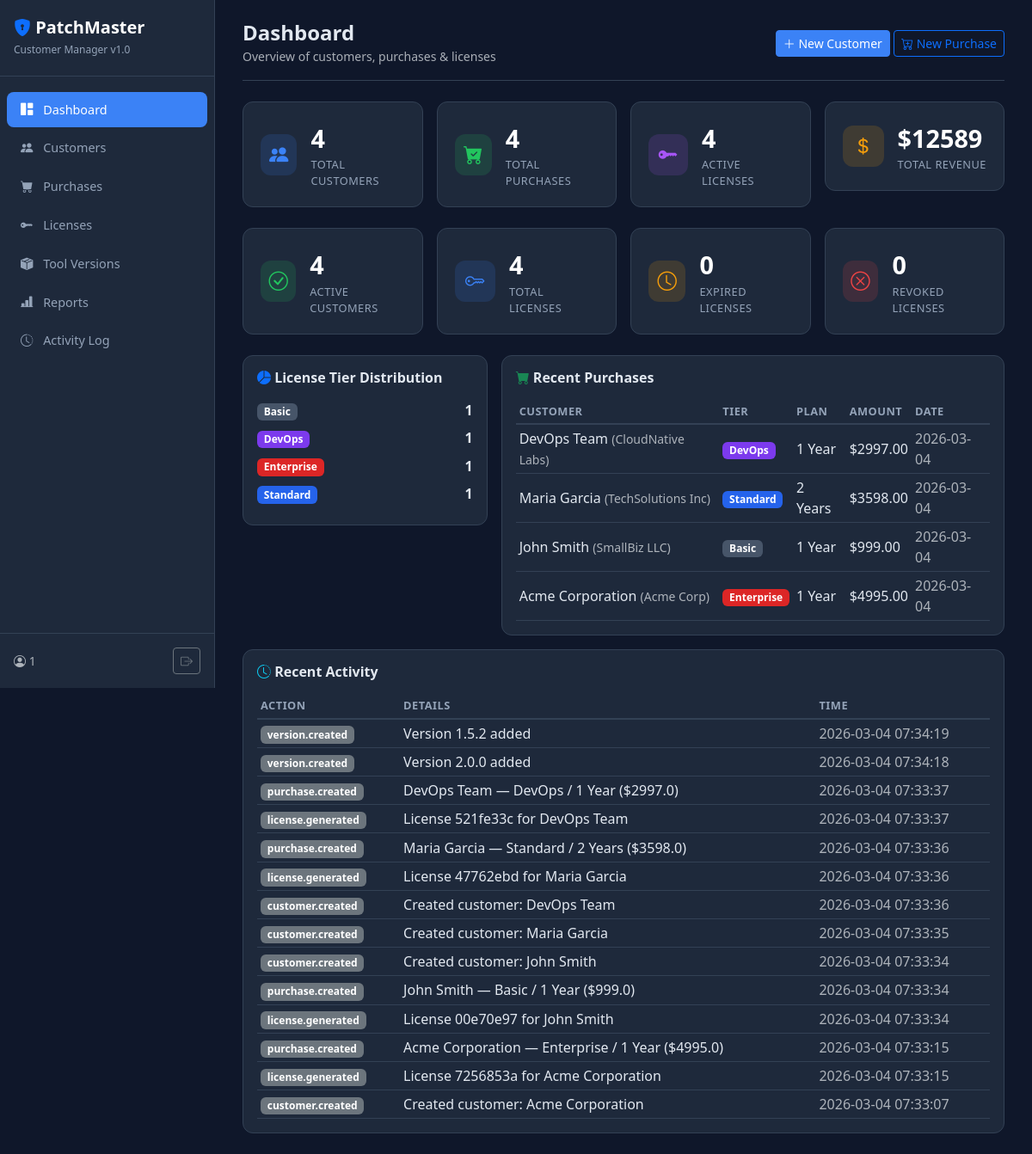
Page / (signed in) on the committed database.
### tables this page shows
CREATE TABLE purchases (
            id              INTEGER PRIMARY KEY AUTOINCREMENT,
            customer_id     INTEGER NOT NULL REFERENCES customers(id) ON DELETE CASCADE,
            tier            TEXT    NOT NULL,
            plan            TEXT    NOT NULL,
            max_hosts       INTEGER NOT NULL DEFAULT 0,
            amount          REAL    NOT NULL DEFAULT 0,
            currency        TEXT    NOT NULL DEFAULT 'USD',
            payment_method  TEXT    NOT NULL DEFAULT '',
            payment_ref     TEXT    NOT NULL DEFAULT '',
            status          TEXT    NOT NULL DEFAULT 'completed',
            notes           TEXT    NOT NULL DEFAULT '',
            purchased_at    TEXT    NOT NULL DEFAULT (datetime('now')),
            created_at      TEXT    NOT NULL DEFAULT (datetime('now'))
        );

CREATE TABLE customers (
            id          INTEGER PRIMARY KEY AUTOINCREMENT,
            name        TEXT    NOT NULL,
            email       TEXT    NOT NULL,
            company     TEXT    NOT NULL DEFAULT '',
            phone       TEXT    NOT NULL DEFAULT '',
            address     TEXT    NOT NULL DEFAULT '',
            notes       TEXT    NOT NULL DEFAULT '',
            status      TEXT    NOT NULL DEFAULT 'active',
            created_at  TEXT    NOT NULL DEFAULT (datetime('now')),
            updated_at  TEXT    NOT NULL DEFAULT (datetime('now'))
        );

CREATE TABLE activity_log (
            id          INTEGER PRIMARY KEY AUTOINCREMENT,
            action      TEXT    NOT NULL,
            entity_type TEXT    NOT NULL DEFAULT '',
            entity_id   INTEGER,
            details     TEXT    NOT NULL DEFAULT '',
            created_at  TEXT    NOT NULL DEFAULT (datetime('now'))
        );

### app.py (the view)
@app.route("/")
@login_required
def dashboard():
    db = get_db()
    stats = {
        "total_customers": db.execute("SELECT COUNT(*) FROM customers").fetchone()[0],
        "active_customers": db.execute("SELECT COUNT(*) FROM customers WHERE status='active'").fetchone()[0],
        "total_purchases": db.execute("SELECT COUNT(*) FROM purchases").fetchone()[0],
        "total_revenue": db.execute("SELECT COALESCE(SUM(amount),0) FROM purchases WHERE status='completed'").fetchone()[0],
        "total_licenses": db.execute("SELECT COUNT(*) FROM licenses").fetchone()[0],
        "active_licenses": db.execute("SELECT COUNT(*) FROM licenses WHERE is_revoked=0 AND expires_at > datetime('now')").fetchone()[0],
        "expired_licenses": db.execute("SELECT COUNT(*) FROM licenses WHERE is_revoked=0 AND expires_at <= datetime('now')").fetchone()[0],
        "revoked_licenses": db.execute("SELECT COUNT(*) FROM licenses WHERE is_revoked=1").fetchone()[0],
    }
    tier_dist = db.execute(
        "SELECT tier, COUNT(*) as cnt FROM licenses WHERE is_revoked=0 GROUP BY tier"
    ).fetchall()
    recent = db.execute(
        "SELECT * FROM activity_log ORDER BY created_at DESC LIMIT 15"
    ).fetchall()
    recent_purchases = db.execute("""
        SELECT p.*, c.name as customer_name, c.company
        FROM purchases p JOIN customers c ON p.customer_id = c.id
        ORDER BY p.purchased_at DESC LIMIT 10
    """).fetchall()
    return render_template("dashboard.html", stats=stats, tier_dist=tier_dist,
                           recent=recent, recent_purchases=recent_purchases,
                           tiers=TIERS, plans=PLANS)

### app.py (called while the page is built)
def get_db():
    if "db" not in g:
        g.db = sqlite3.connect(DB_PATH)
        g.db.row_factory = sqlite3.Row
        g.db.execute("PRAGMA journal_mode=WAL")
        g.db.execute("PRAGMA foreign_keys=ON")
    return g.db

@app.context_processor
def inject_now():
    return {"now": datetime.utcnow().strftime("%Y-%m-%dT%H:%M:%SZ")}

def login_required(f):
    @wraps(f)
    def decorated(*args, **kwargs):
        if not session.get("logged_in"):
            return redirect(url_for("login"))
        return f(*args, **kwargs)
    return decorated

### templates/dashboard.html (shortened to what this page needs)
{% extends "base.html" %}
{% block content %}
<div class="topbar">
  <div>
    <h4 class="mb-0 fw-bold">Dashboard</h4>
    <small class="text-muted">Overview of customers, purchases & licenses</small>
  </div>
  <div>
    <a href="{{ url_for('customer_new') }}" class="btn btn-primary btn-sm"><i class="bi bi-plus-lg"></i> New Customer</a>
    <a href="{{ url_for('purchase_new') }}" class="btn btn-outline-primary btn-sm"><i class="bi bi-cart-plus"></i> New Purchase</a>
  </div>
</div>
<div class="row g-3 mb-4">
  <div class="col-md-3">
    <div class="stat-card">
      <div class="d-flex align-items-center gap-3">
        <div class="stat-icon" style="background:rgba(59,130,246,0.15);color:#3b82f6">
          <i class="bi bi-people-fill"></i>
        </div>
        <div>
          <div class="stat-value">{{ stats.total_customers }}</div>
          <div class="stat-label">Total Customers</div>
        </div>
      </div>
    </div>
  </div>
  <div class="col-md-3">
    <div class="stat-card">
      <div class="d-flex align-items-center gap-3">
        <div class="stat-icon" style="background:rgba(34,197,94,0.15);color:#22c55e">
          <i class="bi bi-cart-check-fill"></i>
        </div>
        <div>
          <div class="stat-value">{{ stats.total_purchases }}</div>
          <div class="stat-label">Total Purchases</div>
        </div>
      </div>
    </div>
  </div>
  <div class="col-md-3">
    <div class="stat-card">
      <div class="d-flex align-items-center gap-3">
        <div class="stat-icon" style="background:rgba(168,85,247,0.15);color:#a855f7">
          <i class="bi bi-key-fill"></i>
        </div>
        <div>
          <div class="stat-value">{{ stats.active_licenses }}</div>
          <div class="stat-label">Active Licenses</div>
        </div>
      </div>
    </div>
  </div>
  <div class="col-md-3">
    <div class="stat-card">
      <div class="d-flex align-items-center gap-3">
        <div class="stat-icon" style="background:rgba(245,158,11,0.15);color:#f59e0b">
          <i class="bi bi-currency-dollar"></i>
        </div>
        <div>
          <div class="stat-value">${{ "%.0f"|format(stats.total_revenue) }}</div>
          <div class="stat-label">Total Revenue</div>
        </div>
      </div>
    </div>
  </div>
</div>
<div class="row g-3 mb-4">
  <div class="col-md-3">
    <div class="stat-card">
      <div class="d-flex align-items-center gap-3">
        <div class="stat-icon" style="background:rgba(34,197,94,0.15);color:#22c55e"><i class="bi bi-check-circle"></i></div>
        <div><div class="stat-value">{{ stats.active_customers }}</div><div class="stat-label">Active Customers</div></div>
      </div>
    </div>
  </div>
  <div class="col-md-3">
    <div class="stat-card">
      <div class="d-flex align-items-center gap-3">
        <div class="stat-icon" style="background:rgba(59,130,246,0.15);color:#3b82f6"><i class="bi bi-key"></i></div>
        <div><div class="stat-value">{{ stats.total_licenses }}</div><div class="stat-label">Total Licenses</div></div>
      </div>
    </div>
  </div>
  <div class="col-md-3">
    <div class="stat-card">
      <div class="d-flex align-items-center gap-3">
        <div class="stat-icon" style="background:rgba(245,158,11,0.15);color:#f59e0b"><i class="bi bi-clock"></i></div>
        <div><div class="stat-value">{{ stats.expired_licenses }}</div><div class="stat-label">Expired Licenses</div></div>
      </div>
    </div>
  </div>
  <div class="col-md-3">
    <div class="stat-card">
      <div class="d-flex align-items-center gap-3">
        <div class="stat-icon" style="background:rgba(239,68,68,0.15);color:#ef4444"><i class="bi bi-x-circle"></i></div>
        <div><div class="stat-value">{{ stats.revoked_licenses }}</div><div class="stat-label">Revoked Licenses</div></div>
      </div>
    </div>
  </div>
</div>
<div class="row g-3">
  <div class="col-md-4">
    <div class="card-dark p-3">
      <h6 class="fw-bold mb-3"><i class="bi bi-pie-chart-fill text-primary"></i> License Tier Distribution</h6>
      {% if tier_dist %}
        {% for row in tier_dist %}
          <div class="d-flex justify-content-between align-items-center mb-2">
            <span><span class="badge badge-tier-{{ row['tier'] }}">{{ tiers[row['tier']]['label'] }}</span></span>
            <span class="fw-bold">{{ row['cnt'] }}</span>
          </div>
        {% endfor %}
      {% else %}
        <p class="text-muted small mb-0">No licenses yet.</p>
      {% endif %}
    </div>
  </div>
  <div class="col-md-8">
    <div class="card-dark p-3">
      <h6 class="fw-bold mb-3"><i class="bi bi-cart-fill text-success"></i> Recent Purchases</h6>
      {% if recent_purchases %}
        <div class="table-responsive">
          <table class="table table-dark-custom table-sm mb-0">
            <thead><tr><th>Customer</th><th>Tier</th><th>Plan</th><th>Amount</th><th>Date</th></tr></thead>
            <tbody>
              {% for p in recent_purchases %}
              <tr>
                <td>{{ p['customer_name'] }}{% if p['company'] %} <small class="text-muted">({{ p['company'] }})</small>{% endif %}</td>
                <td><span class="badge badge-tier-{{ p['tier'] }}">{{ tiers[p['tier']]['label'] }}</span></td>
                <td>{{ plans[p['plan']]['label'] }}</td>
                <td>${{ "%.2f"|format(p['amount']) }}</td>
                <td class="text-muted">{{ p['purchased_at'][:10] }}</td>
              </tr>
              {% endfor %}
            </tbody>
          </table>
        </div>
      {% else %}
        <p class="text-muted small mb-0">No purchases yet.</p>
      {% endif %}
    </div>
  </div>
</div>
<div class="card-dark p-3 mt-3">
  <h6 class="fw-bold mb-3"><i class="bi bi-clock-history text-info"></i> Recent Activity</h6>
  {% if recent %}
    <div class="table-responsive">
      <table class="table table-dark-custom table-sm mb-0">
        <thead><tr><th>Action</th><th>Details</th><th>Time</th></tr></thead>
        <tbody>
          {% for log in recent %}
          <tr>
            <td><span class="badge bg-secondary">{{ log['action'] }}</span></td>
            <td>{{ log['details'] }}</td>
            <td class="text-muted">{{ log['created_at'] }}</td>
          </tr>
          {% endfor %}
        </tbody>
      </table>
    </div>
  {% else %}
    <p class="text-muted small mb-0">No activity yet.</p>
  {% endif %}
</div>
{% endblock %}

### templates/base.html (shortened to what this page needs)
<!DOCTYPE html>
<html lang="en" data-bs-theme="dark">
<head>
  <link href="https://cdn.jsdelivr.net/npm/bootstrap@5.3.3/dist/css/bootstrap.min.css" rel="stylesheet">
  <link href="https://cdn.jsdelivr.net/npm/bootstrap-icons@1.11.3/font/bootstrap-icons.min.css" rel="stylesheet">
</head>
<body>
  <nav class="sidebar d-flex flex-column">
    <div class="brand">
      <h5><i class="bi bi-shield-lock-fill text-primary"></i> PatchMaster</h5>
      <small>Customer Manager v1.0</small>
    </div>
    <ul class="nav flex-column mt-3 flex-grow-1">
      <li class="nav-item">
        <a class="nav-link {% if request.endpoint == 'dashboard' %}active{% endif %}" href="{{ url_for('dashboard') }}">
          <i class="bi bi-grid-1x2-fill"></i> Dashboard
        </a>
      </li>
      <li class="nav-item">
        <a class="nav-link {% if 'customer' in request.endpoint|default('') %}active{% endif %}" href="{{ url_for('customers_list') }}">
          <i class="bi bi-people-fill"></i> Customers
        </a>
      </li>
      <li class="nav-item">
        <a class="nav-link {% if 'purchase' in request.endpoint|default('') %}active{% endif %}" href="{{ url_for('purchases_list') }}">
          <i class="bi bi-cart-fill"></i> Purchases
        </a>
      </li>
      <li class="nav-item">
        <a class="nav-link {% if 'license' in request.endpoint|default('') %}active{% endif %}" href="{{ url_for('licenses_list') }}">
          <i class="bi bi-key-fill"></i> Licenses
        </a>
      </li>
      <li class="nav-item">
        <a class="nav-link {% if 'version' in request.endpoint|default('') %}active{% endif %}" href="{{ url_for('versions_list') }}">
          <i class="bi bi-box-seam-fill"></i> Tool Versions
        </a>
      </li>
      <li class="nav-item">
        <a class="nav-link {% if request.endpoint == 'reports' %}active{% endif %}" href="{{ url_for('reports') }}">
          <i class="bi bi-bar-chart-line-fill"></i> Reports
        </a>
      </li>
      <li class="nav-item">
        <a class="nav-link {% if request.endpoint == 'activity_log' %}active{% endif %}" href="{{ url_for('activity_log') }}">
          <i class="bi bi-clock-history"></i> Activity Log
        </a>
      </li>
    </ul>
    <div class="p-3 border-top" style="border-color: #334155 !important;">
      <div class="d-flex align-items-center justify-content-between">
        <small class="text-muted"><i class="bi bi-person-circle"></i> {{ session.get('user', 'admin') }}</small>
        <a href="{{ url_for('logout') }}" class="btn btn-sm btn-outline-secondary"><i class="bi bi-box-arrow-right"></i></a>
      </div>
    </div>
  </nav>
  <div class="main-content">
    {% block content %}{% endblock %}
  </div>
</body>
</html>

### templates/base.html (style rules this page uses)
:root { --pm-blue: #3b82f6; --pm-green: #22c55e; --pm-red: #ef4444; --pm-yellow: #f59e0b; --pm-purple: #a855f7; }
body { background: #0f172a; color: #e2e8f0; font-family: 'Segoe UI', system-ui, sans-serif; }
.sidebar { width: 250px; min-height: 100vh; background: #1e293b; border-right: 1px solid #334155; position: fixed; top: 0; left: 0; z-index: 100; padding-top: 0; }
.sidebar .brand { padding: 1.25rem 1rem; border-bottom: 1px solid #334155; }
.sidebar .brand h5 { margin: 0; color: #fff; font-weight: 700; }
.sidebar .brand small { color: #94a3b8; font-size: 0.75rem; }
.sidebar .nav-link { color: #94a3b8; padding: 0.6rem 1rem; border-radius: 0.5rem; margin: 2px 8px; font-size: 0.9rem; transition: all 0.15s; }
.sidebar .nav-link.active { color: #fff; background: var(--pm-blue); }
.sidebar .nav-link i { width: 24px; text-align: center; margin-right: 8px; }
.main-content { margin-left: 250px; padding: 1.5rem 2rem; min-height: 100vh; }
.topbar { display: flex; justify-content: space-between; align-items: center; margin-bottom: 1.5rem; padding-bottom: 1rem; border-bottom: 1px solid #334155; }
.stat-card { background: #1e293b; border: 1px solid #334155; border-radius: 12px; padding: 1.25rem; transition: transform 0.15s; }
.stat-card .stat-icon { width: 48px; height: 48px; border-radius: 12px; display: flex; align-items: center; justify-content: center; font-size: 1.4rem; }
.stat-card .stat-value { font-size: 1.8rem; font-weight: 700; color: #fff; }
.stat-card .stat-label { font-size: 0.8rem; color: #94a3b8; text-transform: uppercase; letter-spacing: 0.5px; }
.card-dark { background: #1e293b; border: 1px solid #334155; border-radius: 12px; }
.table-dark-custom { --bs-table-bg: transparent; --bs-table-border-color: #334155; }
.table-dark-custom th { color: #94a3b8; font-weight: 600; font-size: 0.8rem; text-transform: uppercase; letter-spacing: 0.5px; border-bottom-width: 2px; }
.table-dark-custom td { color: #e2e8f0; vertical-align: middle; }
.badge-tier-basic { background: #475569; }
.badge-tier-standard { background: #2563eb; }
.badge-tier-devops { background: #7c3aed; }
.badge-tier-enterprise { background: #dc2626; }
.btn-primary { background: var(--pm-blue); border-color: var(--pm-blue); }

### rows in the picture
purchases: customer_name "DevOps Team", company "CloudNative Labs", tier "DevOps", plan "1 Year", amount "2997.00", purchased_at "2026-03-04"
purchases: customer_name "Maria Garcia", company "TechSolutions Inc", tier "Standard", plan "2 Years", amount "3598.00", purchased_at "2026-03-04"
purchases: customer_name "John Smith", company "SmallBiz LLC", tier "Basic", plan "1 Year", amount "999.00", purchased_at "2026-03-04"
purchases: customer_name "Acme Corporation", company "Acme Corp", tier "Enterprise", plan "1 Year", amount "4995.00", purchased_at "2026-03-04"
activity_log: action "version.created", details "Version 1.5.2 added", created_at "2026-03-04 07:34:19"
activity_log: action "version.created", details "Version 2.0.0 added", created_at "2026-03-04 07:34:18"
activity_log: action "purchase.created", details "DevOps Team — DevOps / 1 Year ($2997.0)", created_at "2026-03-04 07:33:37"
activity_log: action "license.generated", details "License 521fe33c for DevOps Team", created_at "2026-03-04 07:33:37"
activity_log: action "purchase.created", details "Maria Garcia — Standard / 2 Years ($3598.0)", created_at "2026-03-04 07:33:36"
activity_log: action "license.generated", details "License 47762ebd for Maria Garcia", created_at "2026-03-04 07:33:36"
activity_log: action "customer.created", details "Created customer: DevOps Team", created_at "2026-03-04 07:33:36"
activity_log: action "customer.created", details "Created customer: Maria Garcia", created_at "2026-03-04 07:33:35"
activity_log: action "customer.created", details "Created customer: John Smith", created_at "2026-03-04 07:33:34"
activity_log: action "purchase.created", details "John Smith — Basic / 1 Year ($999.0)", created_at "2026-03-04 07:33:34"
activity_log: action "license.generated", details "License 00e70e97 for John Smith", created_at "2026-03-04 07:33:34"
activity_log: action "purchase.created", details "Acme Corporation — Enterprise / 1 Year ($4995.0)", created_at "2026-03-04 07:33:15"
activity_log: action "license.generated", details "License 7256853a for Acme Corporation", created_at "2026-03-04 07:33:15"
activity_log: action "customer.created", details "Created customer: Acme Corporation", created_at "2026-03-04 07:33:07"

### other values in the picture
{{ session.get('user', 'admin') }} "1"
{{ stats.total_customers }} "4"
{{ stats.total_purchases }} "4"
{{ stats.active_licenses }} "4"
{{ "%.0f"|format(stats.total_revenue) }} "12589"
{{ stats.active_customers }} "4"
{{ stats.total_licenses }} "4"
{{ stats.expired_licenses }} "0"
{{ stats.revoked_licenses }} "0"
{{ tiers[row['tier']]['label'] }} "Basic" "DevOps" "Enterprise" "Standard"
{{ row['cnt'] }} "1" "1" "1" "1"
